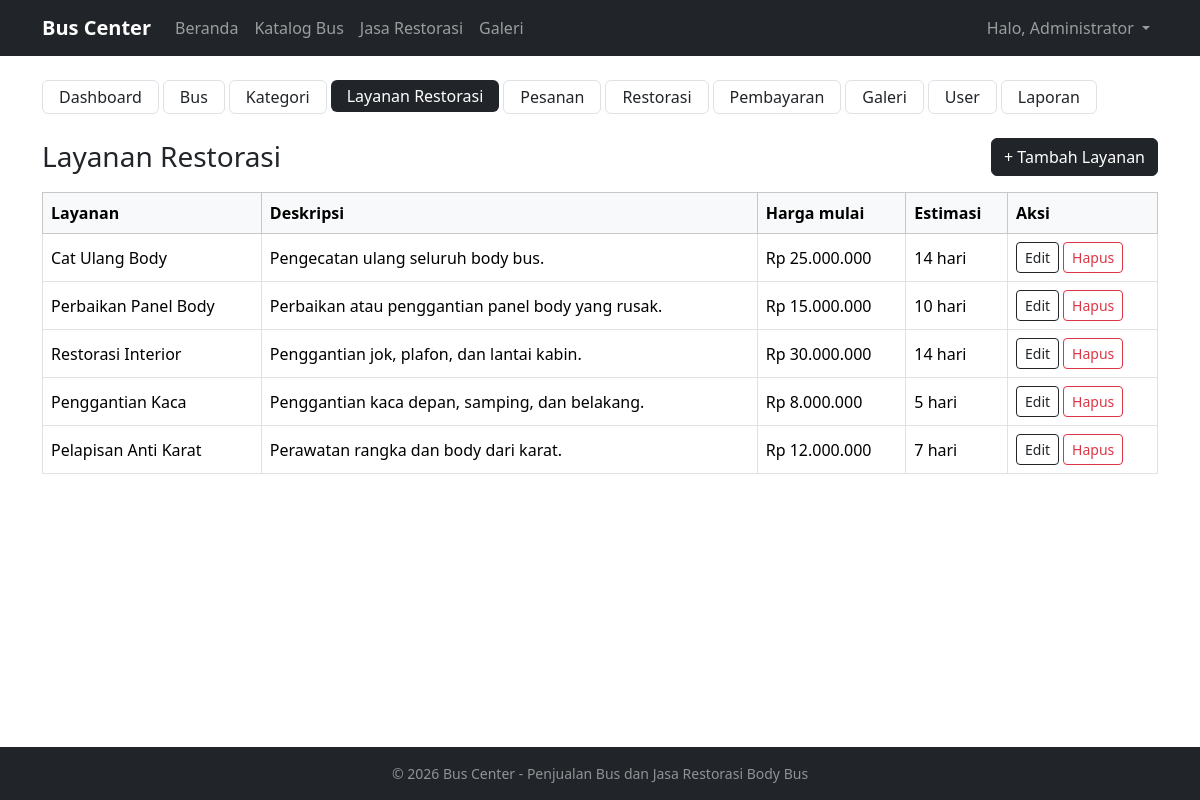
The app's page /admin/layanan/index.php (signed in) with its own data.
### tables this page shows
CREATE TABLE layanan_restorasi (
  id             INT AUTO_INCREMENT PRIMARY KEY,
  nama_layanan   VARCHAR(100) NOT NULL,
  deskripsi      TEXT,
  harga_mulai    DECIMAL(15,2) NOT NULL DEFAULT 0,
  estimasi_hari  INT NOT NULL DEFAULT 7
);

### includes/fungsi.php (called while the page is built, shortened)
<?php
function e($teks) {
    return htmlspecialchars((string)($teks ?? ''), ENT_QUOTES, 'UTF-8');
}
function rupiah($angka) {
    return 'Rp ' . number_format((float)$angka, 0, ',', '.');
}
function db_stmt($sql, $types, $params) {
    global $koneksi;
    $st = mysqli_prepare($koneksi, $sql);
    mysqli_stmt_execute($st);
    return $st;
}
function db_all($sql, $types = '', $params = []) {
    $st = db_stmt($sql, $types, $params);
    return mysqli_fetch_all(mysqli_stmt_get_result($st), MYSQLI_ASSOC);
}

### admin/layanan/index.php (the view, shortened to what this page needs)
<?php
$layanan = db_all("SELECT * FROM layanan_restorasi ORDER BY id");
require_once __DIR__ . '/../../includes/header.php';
require_once __DIR__ . '/../../includes/admin_menu.php';
?>
<div class="d-flex justify-content-between align-items-center mb-3">
    <h3 class="mb-0">Layanan Restorasi</h3>
    <a href="<?= BASE_URL ?>/admin/layanan/form.php" class="btn btn-dark">+ Tambah Layanan</a>
</div>
<div class="table-responsive">
<table class="table table-bordered align-middle">
    <thead class="table-light"><tr><th>Layanan</th><th>Deskripsi</th><th>Harga mulai</th><th>Estimasi</th><th style="width:150px">Aksi</th></tr></thead>
    <tbody>
    <?php foreach ($layanan as $l): ?>
        <tr>
            <td><?= e($l['nama_layanan']) ?></td>
            <td><?= e($l['deskripsi']) ?></td>
            <td><?= rupiah($l['harga_mulai']) ?></td>
            <td><?= (int)$l['estimasi_hari'] ?> hari</td>
            <td>
                <div class="d-flex gap-1">
                    <a class="btn btn-sm btn-outline-dark" href="<?= BASE_URL ?>/admin/layanan/form.php?id=<?= $l['id'] ?>">Edit</a>
                    <form method="POST" onsubmit="return confirm('Hapus layanan ini?');">
                        <button name="hapus" class="btn btn-sm btn-outline-danger">Hapus</button>
                    </form>
                </div>
            </td>
        </tr>
    <?php endforeach; ?>
    </tbody>
</table>
</div>
<?php require_once __DIR__ . '/../../includes/footer.php'; ?>

### records on screen
layanan_restorasi: nama_layanan "Cat Ulang Body", deskripsi "Pengecatan ulang seluruh body bus.", harga_mulai "Rp 25.000.000", estimasi_hari "14"
layanan_restorasi: nama_layanan "Perbaikan Panel Body", deskripsi "Perbaikan atau penggantian panel body yang rusak.", harga_mulai "Rp 15.000.000", estimasi_hari "10"
layanan_restorasi: nama_layanan "Restorasi Interior", deskripsi "Penggantian jok, plafon, dan lantai kabin.", harga_mulai "Rp 30.000.000", estimasi_hari "14"
layanan_restorasi: nama_layanan "Penggantian Kaca", deskripsi "Penggantian kaca depan, samping, dan belakang.", harga_mulai "Rp 8.000.000", estimasi_hari "5"
layanan_restorasi: nama_layanan "Pelapisan Anti Karat", deskripsi "Perawatan rangka dan body dari karat.", harga_mulai "Rp 12.000.000", estimasi_hari "7"

### other values on screen
APP_NAME "Bus Center"
$_SESSION['nama'] "Administrator"
$label "Dashboard"
$label "Bus"
$label "Kategori"
$label "Layanan Restorasi"
$label "Pesanan"
$label "Restorasi"
$label "Pembayaran"
$label "Galeri"
$label "User"
$label "Laporan"
